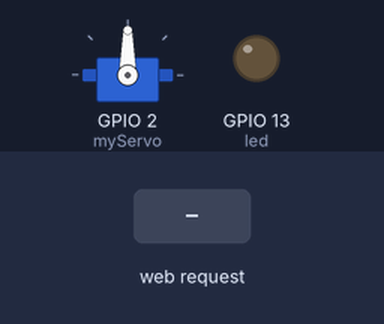
A sketch run on a simulated ESP8266 (NodeMCU). Shown: servo, output pins drawn as LEDs (lit = HIGH). Inputs (shaded band) come from the test bench. WiFi joins after 1.5 s; servers stay silent unless stated; what the sketch prints to the serial monitor is not drawn.

Above: at 2.7 s.
2.8 s: HTTP request GET /?pos=120 received
At 3.6 s:
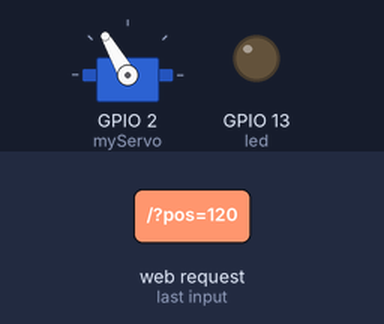
Timing chart, 0 to 5.8 s (numbered marks = the images above; inputs shaded):
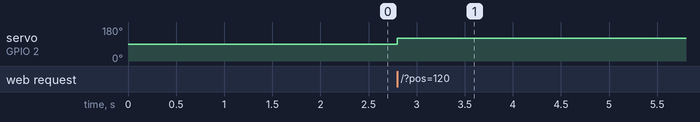

Measured:
- after the input at 2.8 s, servo on GPIO 2 (myServo): 90° → 120° at once

The sketch:

ESP_servo.ino
```cpp
#include <ESP8266WiFi.h>
#include <WiFiClient.h>
#include <ESP8266WebServer.h>
#include <ESP8266mDNS.h>
#include <Servo.h>

const char* ssid = "BLACKHAWK";
const char* password = "slbiscay";

ESP8266WebServer server(80);

const int led = 13;

Servo myServo;

void setup(void){
  myServo.attach(2);
  pinMode(led, OUTPUT);
  digitalWrite(led, 0);
  Serial.begin(115200);
  WiFi.begin(ssid, password);
  Serial.println("");

  // Wait for connection
  while (WiFi.status() != WL_CONNECTED) {
    delay(500);
    Serial.print(".");
  }
  Serial.println("");
  Serial.print("Connected to ");
  Serial.println(ssid);
  Serial.print("IP address: ");
  Serial.println(WiFi.localIP());

  if (MDNS.begin("buttonpusher")) {
    Serial.println("MDNS responder started");
  }

  server.on("/", [](){
    if (server.hasArg("pos")) { // Process arg
      int pos = server.arg("pos").toInt();
      if (pos < 10 || pos > 160) {
        server.send(400, "text/plain", "POST requests to /; ?set=[10-160]");
      } else {
        myServo.write(pos);
        server.send(204);
      }
    } else { // Print form page
      server.send(200, "text/html", "<!DOCTYPE html><html><head><title>Set Servo Angle</title></head><body><form method='POST'>Angle: <input type='number' name='pos' min='10' max='160'><button type='submit'>Set</button></form></body></html>");

    }
  });

  server.onNotFound([](){
    server.send(404, "text/plain", "POST requests to /; ?set=[10-160]");
  });

  server.begin();
  Serial.println("HTTP server started");
}

void loop(void){
  server.handleClient();
}
```
